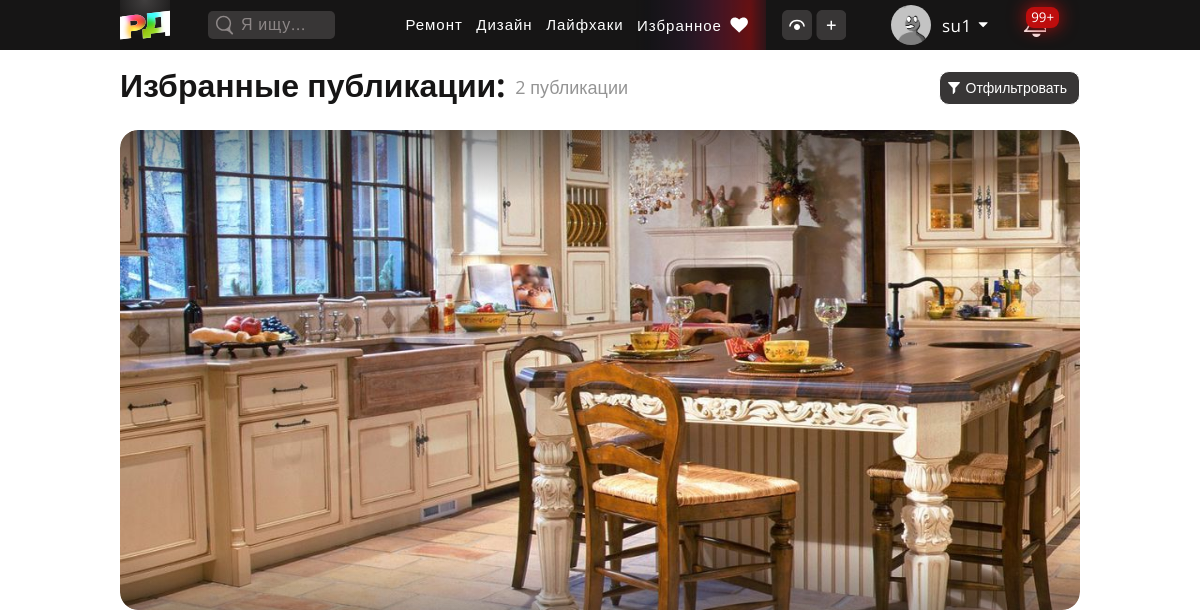
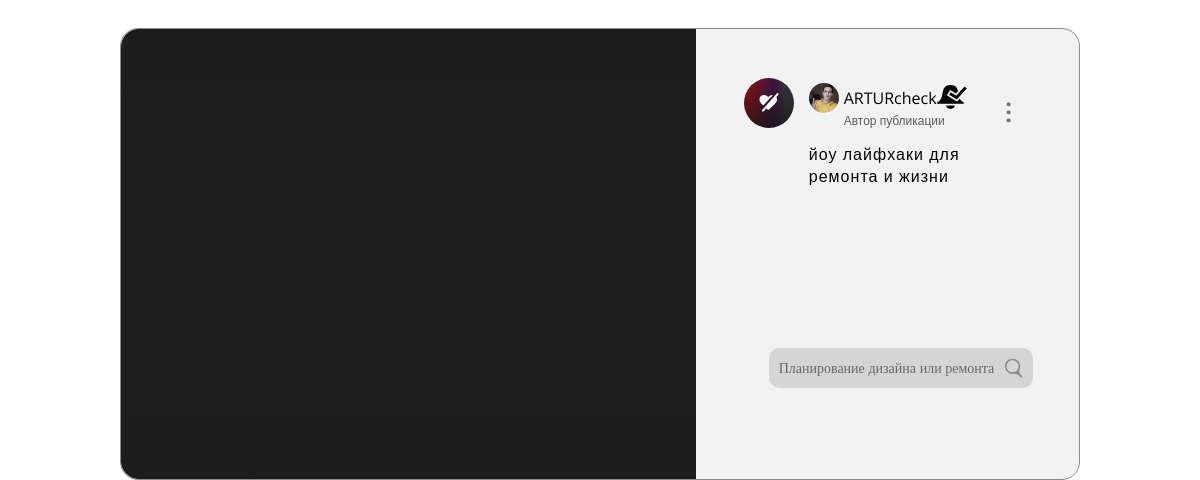
Page /pub/saved/ (signed in, upper part) on the earlier database version (2 pictures, top to bottom).
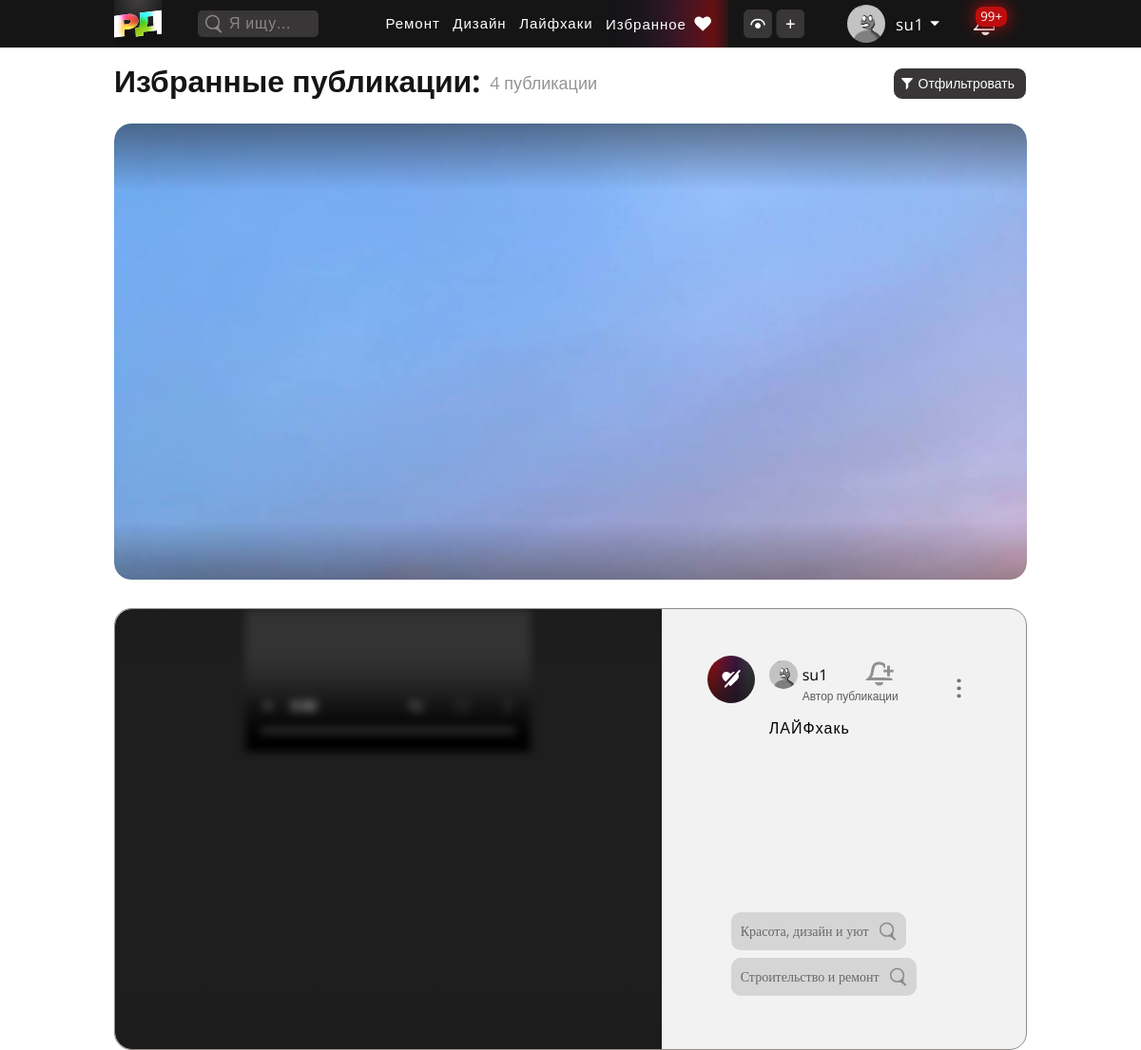
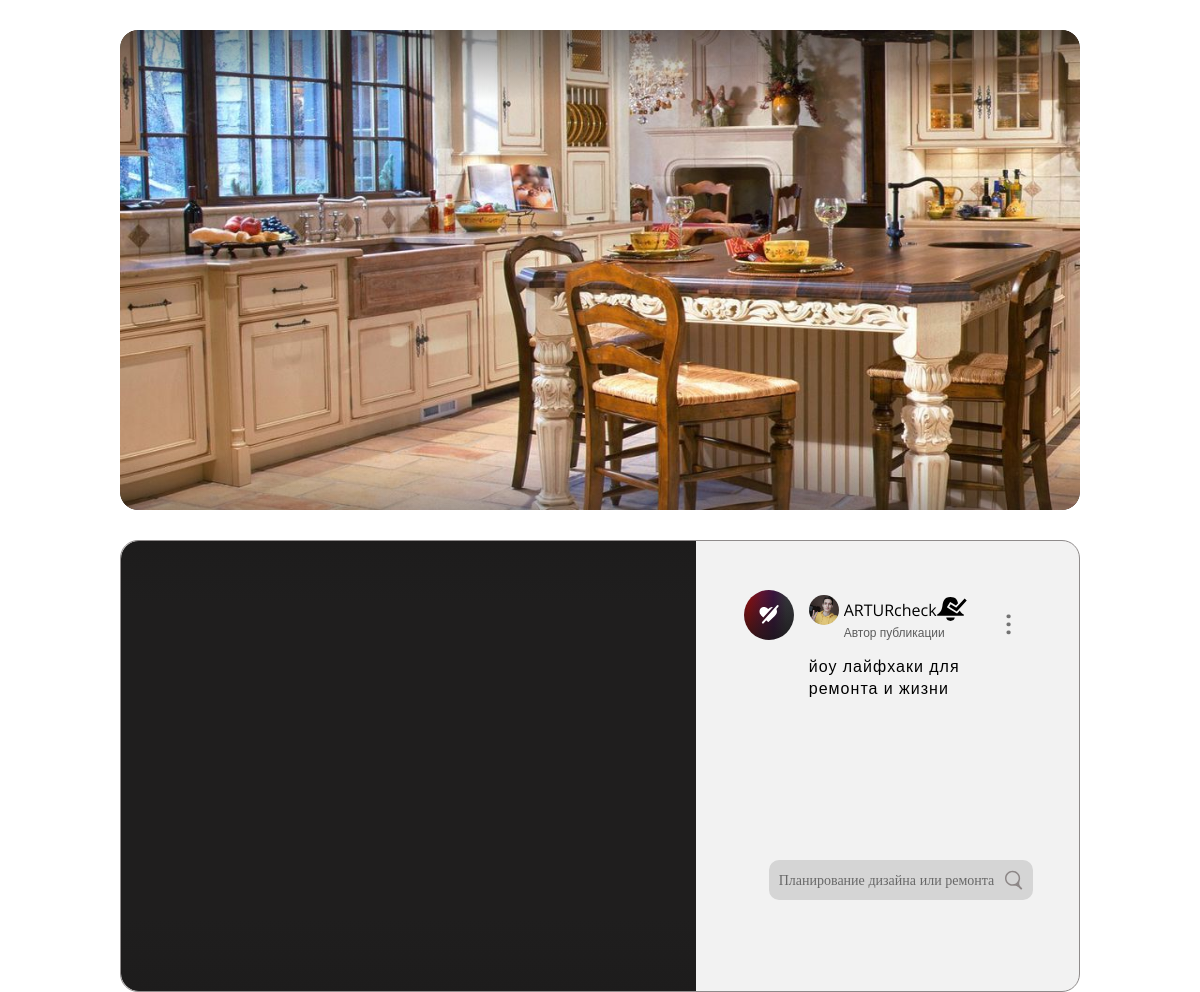
Same page on the later database version (2 pictures, top to bottom).
### authapp/models.py (models this page shows, shortened)
class SavedPubs(models.Model):
    when = models.DateTimeField(auto_now_add=True, verbose_name='Дата и время сохранения публикации')
    saver_id = models.ForeignKey('User', on_delete=models.CASCADE, verbose_name='id сохранившего')
    pub_id = models.OneToOneField('publicationapp.Publication', on_delete=models.CASCADE, verbose_name='id публикации', default=0)
    class Meta:
        verbose_name = 'Сохранённая публикация'
        verbose_name_plural = 'Сохранённые публикации'

class User(AbstractUser):
    photo = models.ImageField(upload_to='users_avatars', blank=True, null=True, default='users_avatars/no_avatar.png', verbose_name='Аватарка')
    role = models.ForeignKey('UserRoles', on_delete=models.SET_DEFAULT, default=1, verbose_name='Роль в ИС', blank=False)
    bio = models.CharField(max_length=100, blank=True, null=True, verbose_name='Самоописание/статус')
    age = models.PositiveIntegerField(verbose_name='Возраст', null=True, blank=True)
    phone_number = models.PositiveIntegerField(null=True, blank=False, unique=True, verbose_name="Номер телефона")
    last_entry = models.DateTimeField(auto_now=True, verbose_name='Дата и время последней авторизации')
    class Meta:
        verbose_name = 'Пользователь'
        verbose_name_plural = 'Пользователи'

### publicationapp/models.py (models this page shows, shortened)
class Publication(models.Model):
    title = models.CharField(max_length=135, verbose_name='Заголовок публикации')
    role = models.ForeignKey('PubRoles', on_delete=models.SET_DEFAULT, default=1, verbose_name='Вид публикации', blank=False)
    preview = models.FileField(max_length=200, upload_to='pub_media', validators=[FileExtensionValidator(['mp4', 'mov', 'png', 'jpg', 'jpeg', 'pdf'])], verbose_name='Превью')
    content_first_desc =  models.TextField(verbose_name='Текст перед фотографиями', default='')
    content_last_desc =  models.TextField(verbose_name='Текст после фотографий', blank=True, null=True, default='')
    author = models.ForeignKey(settings.AUTH_USER_MODEL, on_delete=models.DO_NOTHING, null=True, verbose_name='Автор')
    pushed = models.DateTimeField(auto_now_add=True, verbose_name='Дата и время публикации')
    cost_min = models.PositiveIntegerField(blank=True, default=0, verbose_name='бюджет от')
    cost_max = models.PositiveIntegerField(blank=True, default=1, verbose_name='бюджет до')
    seen_count = models.IntegerField(default=0, verbose_name='Сколько раз публикация была просмотрена')
    saved_count = models.IntegerField(default=0, verbose_name='Сколько раз публикация была сохранена')
    reported_count = models.IntegerField(default=0, verbose_name='Сколько раз на публикация было жалоб')
    shared_count = models.IntegerField(default=0, verbose_name='Сколько раз нажали поделиться публикацией')
    average_age_watchers = models.IntegerField(default=0, verbose_name='Средний возраст просмотревших')
    average_age_savers = models.IntegerField(default=0, verbose_name='Средний возраст сохранивших')
    class Meta:
        verbose_name = 'Публикация'
        verbose_name_plural = 'Публикации'
        ordering = ('-pushed',)

class PubHasTags(models.Model):
    pub_id = models.ForeignKey('Publication', related_name='pub_id', on_delete=models.CASCADE, verbose_name='id публикации')
    tag_id = models.ForeignKey('TagName', on_delete=models.CASCADE, verbose_name='id тега')
    class Meta:
        verbose_name = 'Тег публикации'
        verbose_name_plural = 'Теги публикаций'

class TagName(models.Model):
    id = models.PositiveIntegerField(primary_key=True, verbose_name='id тега')
    pub_role = models.PositiveIntegerField(verbose_name='роль публикации')
    tag_category = models.CharField(max_length=255, verbose_name='категория')
    tag_name = models.CharField(max_length=255, verbose_name='значение тега')
    class Meta:
        verbose_name = 'Значение тега'
        verbose_name_plural = 'Значения тегов'

### publicationapp/views.py (the view)
# urls.py: path('saved/', publicationapp.Saved.as_view(), name='saved'),
class Saved(ListView):
    model = SavedPubs
    template_name = 'publicationapp/saved.html'
    context_object_name = 'pubs'
    def get_queryset(self):
        return SavedPubs.objects.filter(saver_id=self.request.user).order_by('-when')
    def get_context_data(self, **kwargs):
        context = super(Saved, self).get_context_data(**kwargs)
        subscribes_urls = UserSubscribes.objects.filter(subscriber_id=self.request.user)
        subscribing_authors = [sa.star_id.id for sa in subscribes_urls]
        context.update({
            'subscribing_authors': subscribing_authors,
            'pub_has_tags': PubHasTags.objects.filter(),
        })
        return context

### publicationapp/templates/publicationapp/saved.html (shortened to what the changed rows need)
{% extends 'mainapp/base.html' %}
{% block css %}
  <link rel="stylesheet" href="/static/lib\css\style_hello_user.css">
  <link rel="stylesheet" href="/static/lib\css\style_header.css">
  <link rel="stylesheet" href="/static/lib\css\style_footer.css">
  <link rel="stylesheet" href="/static/lib\css\style_watch_designs.css">
  <link rel="stylesheet" href="/static/lib\css\style_watch_repairs.css">
  <link rel="stylesheet" href="/static/lib\css\style_watch_lifehacks.css">
  <link rel="stylesheet" href="/static/lib\css\style_watch_saved.css">
  <link rel="stylesheet" href="/static/lib\css\style_filter.css">
{% endblock %}
{% block content %}
  <div class="page_title">
    <p class="title_p">Избранные публикации:</p>
    <p class="count_pubs">{{ pubs.count }} публикации</p>
  </div>
    {% if not pubs %}
      <div class="pubs_container" style="min-height: 750px;">
      <p style="width: 50%; padding: 10px; border-radius: 10px; border: 2px #e5e5e5 solid; background: #f2f2f2; box-shadow: #e3e3e3 0px 0px 5px;">
        Пока что нет ни одной сохранённой публикации. Посмотрите, вам что-нибудь да понравится!</p>
    {% else %}
      <div class="pubs_container">
      {% for p in pubs %}
        {% if p.pub_id.role.id == 21 %}
          <div class="pub_one design" id="{{ p.pub_id.id }}">
            <div class="img_from_pub">
              <img src="{{ p.pub_id.preview.url }}" alt="">
              <div class="img_black_gradient"> </div>
            </div>
          </div>
        {% endif %}
        {% if p.pub_id.role.id == 31 %}
          <div class="pub_one lifehack" id="{{ p.pub_id.id }}">
            <div class="media">
              {% if '.mp4' in p.pub_id.preview.url or '.mov' in p.pub_id.preview.url %}
              <video class="paused" muted="muted" controls="controls" loop>
                <source src="{{ p.pub_id.preview.url }}" type='video/mp4;'>
              </video>
              {% else %}
                <img src="{{ p.pub_id.preview.url }}" alt="">
              {% endif %}
              <div class="img_black_gradient"> </div>
            </div>
            <div class="pub_info">
              <div class="pub_to_do">
                <a onclick="toggleRemovePubFromSaved_LH({{ p.pub_id.id }})" title="Удалить из «Избранного»">
                  <div class="remove_pub_from_saved">
                    <img src="/static/sources/SVG/remove_from_saved.svg" alt="">
                  </div>
                </a>
                <div class="pub_author_cntnr">
                  <div class="pub_author">
                    <a href="{% url 'auth:account_one' pk=p.pub_id.author.id %}"><img src="{{ p.pub_id.author.photo.url }}" alt=""></a>
                    <div class="nickname_and_role">
                      <div class="nickname">
                        <a href="{% url 'auth:account_one' pk=p.pub_id.author.id %}" class="nickname_link">{{ p.pub_id.author.username }}</a>
                        {% if user.is_authenticated %}
                          <a onclick="toggleGetNotiFromAuthor( {{ p.pub_id.author.id }} )" class="nickname_noti" id="{{ p.pub_id.author.id }}">
                          {% if p.pub_id.author.id in subscribing_authors %}
                            <div class="get_noti noties_gotten" title="Получать уведомления о новых записях пользователя {{ p.pub_id.author.username }}"></div></a>
                          {% else %}
                            <div class="get_noti" title="Получать уведомления о новых записях пользователя {{ p.pub_id.author.username }}"></div></a>
                          {% endif %}
                        {% else %}
                          <a onclick="YouHaveToLogin('получать уведомления о новых публикациях этого автора')" class="nickname_noti">
                          <div class="get_noti" title="Получать уведомления о новых записях пользователя {{ p.pub_id.author.username }}"></div></a>
                        {% endif %}
                      </div>
                      <p class="role">Автор публикации</p>
                    </div>
                  </div>
                </div>
                  <a onclick="togglePubAdditionalFunctions({{ p.pub_id.id }})"><div class="pub_show_full">•••</div></a>
              </div>
              <div class="div_pub_text">
                <p class="pub_text">{{ p.pub_id.title }}</p>
              </div>
                <div class="pub_tags_container">
                  {% for t in pub_has_tags %}
                    {% if t.pub_id == p.pub_id %}
                      <form class="opened_filter_form" action="{% url 'pub:filter_lifehacks' %}" method="post">{% csrf_token %}
                        <div class="pub_tag">
                          <input style="cursor: pointer; margin: 0; background: none; border: none; font-size: 14px; color: #686868; font-family: 'Open Sans'; padding-right: 10px;"
                            type="submit" name="to_filter" value="{{ t.tag_id.tag_name }}">
                          <img src="/static/sources/SVG/search.svg" alt="">
                        </div>
                      </form>
                    {% endif %}
                  {% endfor%}
                </div>
              </div>
            </div>
        {% endif %}
      {% endfor %}
    </div>
    {% endif %}
{% endblock %}

Differences in the rows shown:
added SavedPubs: pub_id.preview (picture)
added SavedPubs: pub_id.author.photo (placeholder picture), pub_id.author.username "su1", pub_id "ЛАЙФхакь"
now on this page (row unchanged): PubHasTags: to_filter "Красота, дизайн и уют", shown under "su1"
now on this page (row unchanged): PubHasTags: to_filter "Строительство и ремонт", shown under "su1"
Other differences:
{{ pubs.count }}: "2" → "4"
